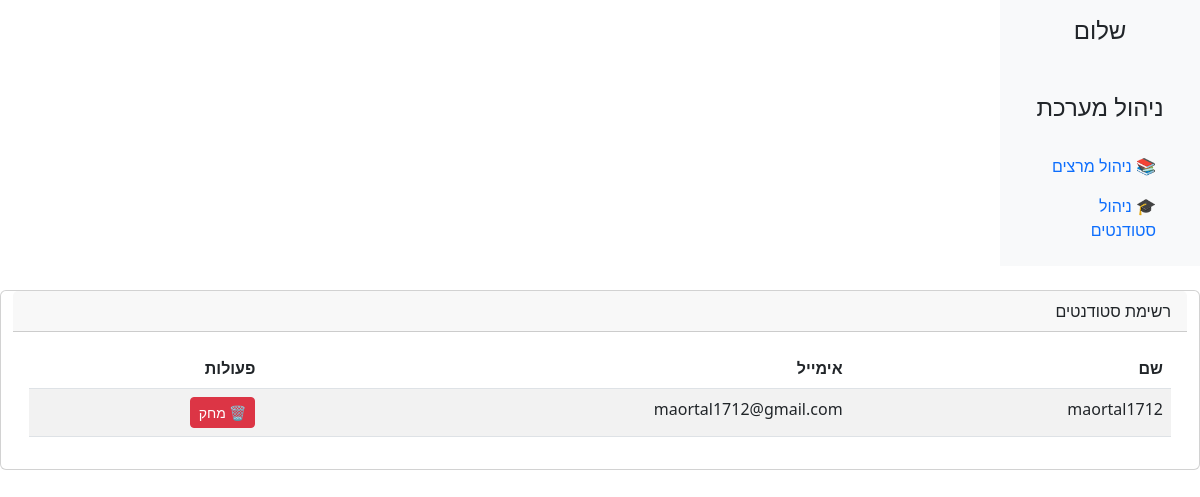
Before: /admin_page_lecturers_section/ with the older database file.
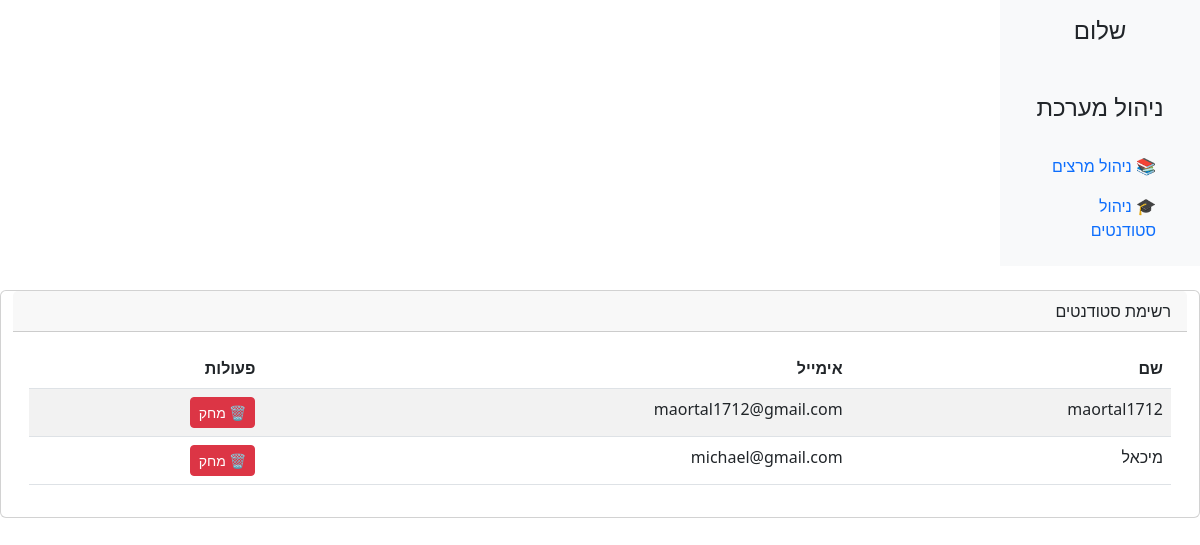
After: the same page with the newer database file.
### App_SetUp/models.py (models this page shows)
class User(AbstractUser):
    is_admin= models.BooleanField('Is admin', default=False)
    is_student = models.BooleanField('Is student', default=False)
    is_lecturer = models.BooleanField('Is lecturer', default=False)

### App_SetUp/views.py (the view)
# urls.py: path('admin_page_lecturers_section/', views.manage_lecturers, name='manage_lecturers'),
def manage_lecturers(request):
    active_lecturers = User.objects.filter(is_lecturer=True, is_active=True)
    context = {
        "active_lecturers": active_lecturers
    }
    return render(request, "admin_page_lecturers_section.html", context)

### App_SetUp/templates/admin_page_lecturers_section.html (shortened to what this page needs)
<!DOCTYPE html>
<html lang="he" dir="rtl">
<head>
    <link href="https://cdn.jsdelivr.net/npm/bootstrap@5.3.0/dist/css/bootstrap.min.css" rel="stylesheet">
</head>
<body>
<div class="container-fluid">
    <div class="row">
        <nav class="col-md-2 d-none d-md-block bg-light sidebar">
            <div class="position-sticky">
                <h4 class="text-center mt-3">שלום {{ request.user.username }}</h4>
                <br>
                <h4 class="text-center mt-3">ניהול מערכת</h4>
                <ul class="nav flex-column p-3">
                    <li class="nav-item"><a class="nav-link active" href="{% url 'manage_lecturers' %}">📚 ניהול מרצים</a></li>
                    <li class="nav-item"><a class="nav-link" href="{% url 'manage_students' %}">🎓 ניהול סטודנטים</a></li>
                </ul>
            </div>
        </nav>
            <div class="card my-4">
                <div class="card-header">רשימת סטודנטים</div>
                <div class="card-body">
                    <table class="table table-striped">
                        <thead>
                            <tr>
                                <th>שם</th>
                                <th>אימייל</th>
                                <th>פעולות</th>
                            </tr>
                        </thead>
                        <tbody>
                            {% for lecturer in active_lecturers%}
                            <tr>
                                <td>{{ lecturer.username }}</td>
                                <td>{{ lecturer.email }}</td>
                                <td>
                                    <form method="post" action="{% url 'delete_lecturer'%}" onsubmit="return confirmDeletion()">
                                        <button type="submit" class="btn btn-danger btn-sm">🗑 מחק</button>
                                    </form>
                                </td>
                            </tr>
                            {% empty %}
                            <tr><td colspan="3" class="text-center">אין מרצים רשומים</td></tr>
                            {% endfor %}
                        </tbody>
                    </table>
                </div>
            </div>
       </div>
</div>
</body>
</html>

Changed rows visible on the page:
added User: username "מיכאל", email "michael@gmail.com"
